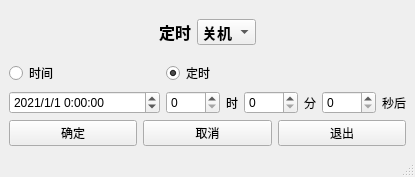
<?xml version="1.0" encoding="UTF-8"?>
<ui version="4.0">
 <class>MainWindow</class>
 <widget class="QMainWindow" name="MainWindow">
  <property name="windowModality">
   <enum>Qt::NonModal</enum>
  </property>
  <property name="geometry">
   <rect>
    <x>0</x>
    <y>0</y>
    <width>415</width>
    <height>177</height>
   </rect>
  </property>
  <property name="sizePolicy">
   <sizepolicy hsizetype="Ignored" vsizetype="Ignored">
    <horstretch>0</horstretch>
    <verstretch>0</verstretch>
   </sizepolicy>
  </property>
  <property name="maximumSize">
   <size>
    <width>452</width>
    <height>177</height>
   </size>
  </property>
  <property name="windowTitle">
   <string>定时关机(重启)</string>
  </property>
  <property name="iconSize">
   <size>
    <width>24</width>
    <height>24</height>
   </size>
  </property>
  <widget class="QWidget" name="centralwidget">
   <layout class="QGridLayout" name="gridLayout">
    <item row="0" column="3">
     <spacer name="horizontalSpacer_3">
      <property name="orientation">
       <enum>Qt::Horizontal</enum>
      </property>
      <property name="sizeHint" stdset="0">
       <size>
        <width>70</width>
        <height>20</height>
       </size>
      </property>
     </spacer>
    </item>
    <item row="0" column="0">
     <spacer name="horizontalSpacer_2">
      <property name="orientation">
       <enum>Qt::Horizontal</enum>
      </property>
      <property name="sizeHint" stdset="0">
       <size>
        <width>70</width>
        <height>20</height>
       </size>
      </property>
     </spacer>
    </item>
    <item row="0" column="2">
     <layout class="QHBoxLayout" name="horizontalLayout_4">
      <item>
       <widget class="QLabel" name="title">
        <property name="sizePolicy">
         <sizepolicy hsizetype="Expanding" vsizetype="Expanding">
          <horstretch>0</horstretch>
          <verstretch>0</verstretch>
         </sizepolicy>
        </property>
        <property name="font">
         <font>
          <pointsize>12</pointsize>
          <weight>75</weight>
          <bold>true</bold>
         </font>
        </property>
        <property name="text">
         <string>定时</string>
        </property>
        <property name="alignment">
         <set>Qt::AlignCenter</set>
        </property>
       </widget>
      </item>
      <item>
       <widget class="QComboBox" name="choice">
        <property name="font">
         <font>
          <pointsize>11</pointsize>
          <weight>75</weight>
          <bold>true</bold>
         </font>
        </property>
        <item>
         <property name="text">
          <string>关机</string>
         </property>
        </item>
        <item>
         <property name="text">
          <string>重启</string>
         </property>
        </item>
       </widget>
      </item>
     </layout>
    </item>
    <item row="2" column="0" colspan="5">
     <layout class="QHBoxLayout" name="horizontalLayout_3">
      <item>
       <widget class="QPushButton" name="ok">
        <property name="text">
         <string>确定</string>
        </property>
       </widget>
      </item>
      <item>
       <widget class="QPushButton" name="cancel">
        <property name="text">
         <string>取消</string>
        </property>
       </widget>
      </item>
      <item>
       <widget class="QPushButton" name="exit">
        <property name="text">
         <string>退出</string>
        </property>
       </widget>
      </item>
     </layout>
    </item>
    <item row="0" column="4">
     <spacer name="horizontalSpacer_4">
      <property name="orientation">
       <enum>Qt::Horizontal</enum>
      </property>
      <property name="sizeHint" stdset="0">
       <size>
        <width>69</width>
        <height>20</height>
       </size>
      </property>
     </spacer>
    </item>
    <item row="1" column="0" colspan="5">
     <layout class="QHBoxLayout" name="horizontalLayout_2">
      <item>
       <layout class="QVBoxLayout" name="verticalLayout">
        <item>
         <widget class="QRadioButton" name="bytime">
          <property name="text">
           <string>时间</string>
          </property>
          <property name="checked">
           <bool>false</bool>
          </property>
         </widget>
        </item>
        <item>
         <widget class="QDateTimeEdit" name="time">
          <property name="dateTime">
           <datetime>
            <hour>0</hour>
            <minute>0</minute>
            <second>0</second>
            <year>2021</year>
            <month>1</month>
            <day>1</day>
           </datetime>
          </property>
          <property name="displayFormat">
           <string>yyyy/M/d H:mm:ss</string>
          </property>
         </widget>
        </item>
       </layout>
      </item>
      <item>
       <layout class="QVBoxLayout" name="verticalLayout_2">
        <item>
         <widget class="QRadioButton" name="bytimes">
          <property name="text">
           <string>定时</string>
          </property>
          <property name="checked">
           <bool>true</bool>
          </property>
         </widget>
        </item>
        <item>
         <layout class="QHBoxLayout" name="horizontalLayout">
          <item>
           <widget class="QSpinBox" name="hour">
            <property name="maximum">
             <number>8760</number>
            </property>
           </widget>
          </item>
          <item>
           <widget class="QLabel" name="label">
            <property name="text">
             <string>时</string>
            </property>
           </widget>
          </item>
          <item>
           <widget class="QSpinBox" name="minute">
            <property name="maximum">
             <number>8760</number>
            </property>
           </widget>
          </item>
          <item>
           <widget class="QLabel" name="label_2">
            <property name="text">
             <string>分</string>
            </property>
           </widget>
          </item>
          <item>
           <widget class="QSpinBox" name="second">
            <property name="maximum">
             <number>8760</number>
            </property>
           </widget>
          </item>
          <item>
           <widget class="QLabel" name="label_3">
            <property name="text">
             <string>秒后</string>
            </property>
           </widget>
          </item>
         </layout>
        </item>
       </layout>
      </item>
     </layout>
    </item>
    <item row="0" column="1">
     <spacer name="horizontalSpacer">
      <property name="orientation">
       <enum>Qt::Horizontal</enum>
      </property>
      <property name="sizeHint" stdset="0">
       <size>
        <width>69</width>
        <height>20</height>
       </size>
      </property>
     </spacer>
    </item>
   </layout>
  </widget>
  <widget class="QStatusBar" name="statusbar"/>
 </widget>
 <tabstops>
  <tabstop>bytime</tabstop>
  <tabstop>bytimes</tabstop>
  <tabstop>time</tabstop>
  <tabstop>hour</tabstop>
  <tabstop>second</tabstop>
  <tabstop>minute</tabstop>
 </tabstops>
 <resources/>
 <connections>
  <connection>
   <sender>exit</sender>
   <signal>clicked()</signal>
   <receiver>MainWindow</receiver>
   <slot>close()</slot>
   <hints>
    <hint type="sourcelabel">
     <x>328</x>
     <y>128</y>
    </hint>
    <hint type="destinationlabel">
     <x>199</x>
     <y>88</y>
    </hint>
   </hints>
  </connection>
 </connections>
</ui>
